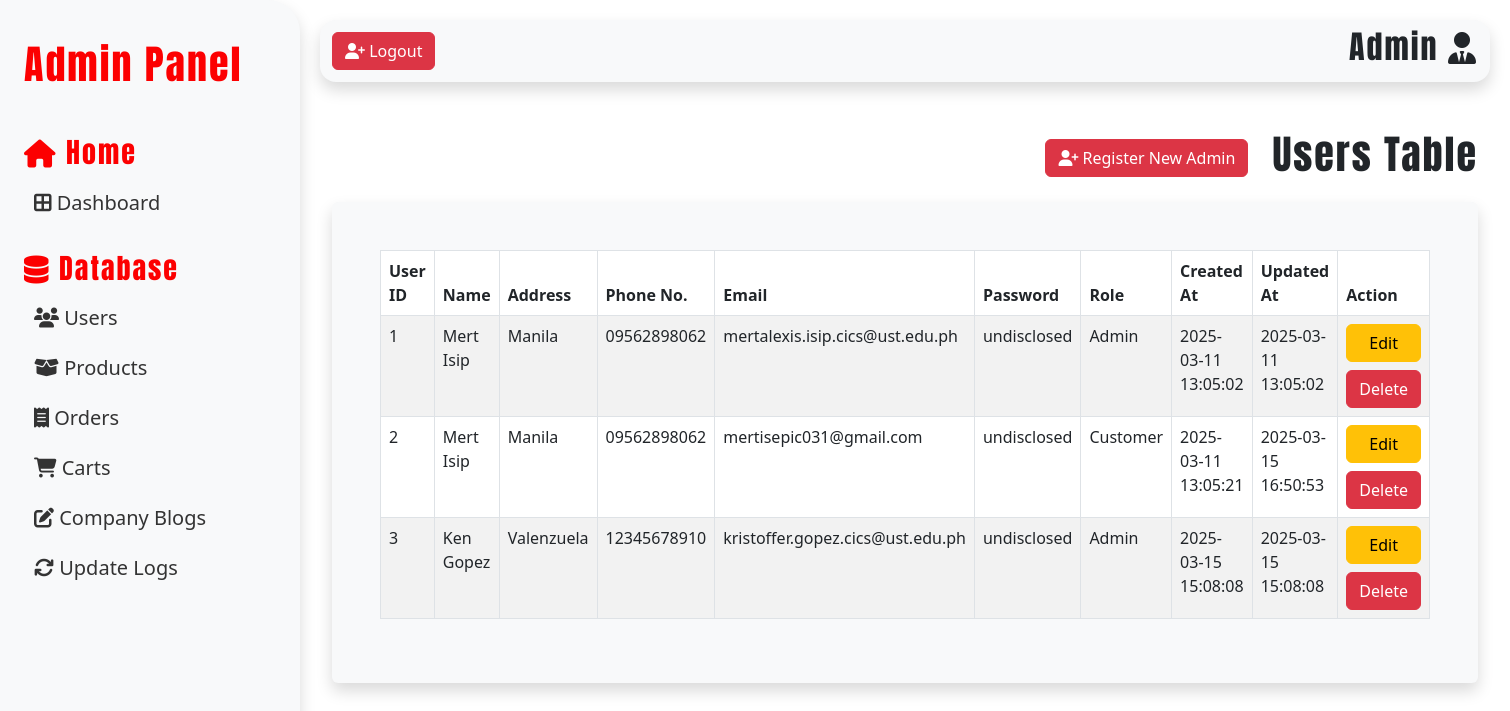
Before: /src/adminIndex.php?page=users (signed in) with the older database file.
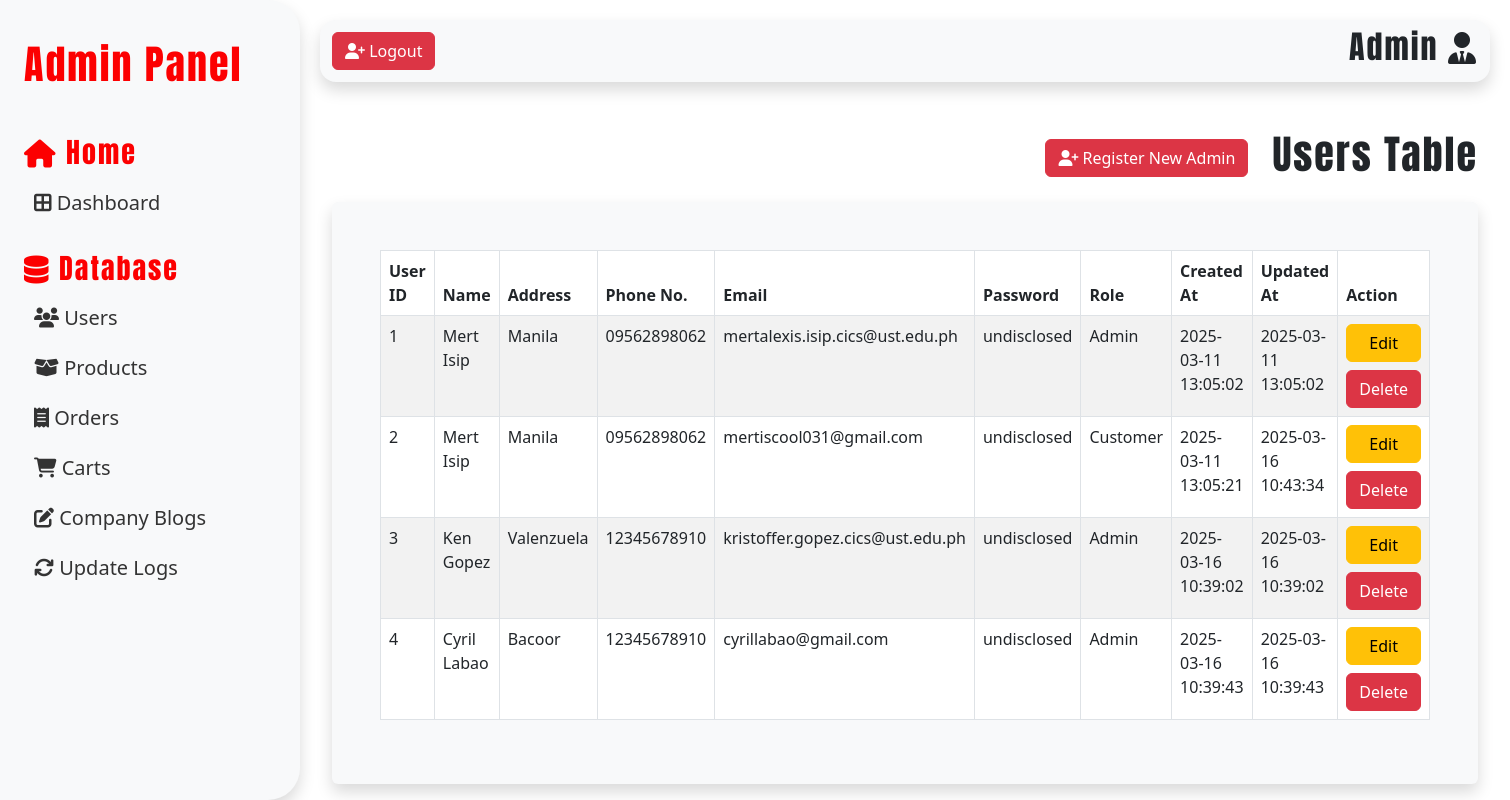
After: the same page with the newer database file.
### tables this page shows
CREATE TABLE `users_tbl` (
  `userID` int(11) NOT NULL AUTO_INCREMENT,
  `userFname` varchar(50) NOT NULL,
  `userLname` varchar(50) NOT NULL,
  `userAdd` varchar(100) NOT NULL,
  `userPhone` varchar(11) NOT NULL,
  `userEmail` varchar(50) NOT NULL,
  `userPass` varchar(50) NOT NULL,
  `roleID` int(11) NOT NULL,
  `otp` int(11) NOT NULL,
  `status` varchar(50) NOT NULL,
  `createdAt` datetime NOT NULL DEFAULT current_timestamp(),
  `updatedAt` datetime NOT NULL DEFAULT current_timestamp(),
  PRIMARY KEY (`userID`),
  UNIQUE KEY `userEmail` (`userEmail`),
  KEY `userRoleFK` (`roleID`) USING BTREE,
  CONSTRAINT `userRoleFK` FOREIGN KEY (`roleID`) REFERENCES `roles_tbl` (`roleID`) ON DELETE NO ACTION ON UPDATE NO ACTION
);

CREATE TABLE `roles_tbl` (
  `roleID` int(11) NOT NULL AUTO_INCREMENT,
  `roleName` varchar(50) NOT NULL,
  `createdAt` datetime NOT NULL DEFAULT current_timestamp(),
  `updatedAt` datetime NOT NULL DEFAULT current_timestamp(),
  PRIMARY KEY (`roleID`),
  UNIQUE KEY `roleName` (`roleName`)
);

### src/adminPages/usersTable.php (the view, shortened to what this page needs)
<?php
require_once 'weltz_dbconnect.php';
$usersSQL = "SELECT users_tbl.userID, users_tbl.userFname, users_tbl.userLname, users_tbl.userAdd, users_tbl.userPhone, users_tbl.userEmail, users_tbl.userPass, roles_tbl.roleName AS role, users_tbl.createdAt, users_tbl.updatedAt
            FROM users_tbl
            JOIN roles_tbl ON users_tbl.roleID = roles_tbl.roleID";
$usersSQLResult = $conn->query($usersSQL);
?>
<div class="userTableHeader mb-3 d-flex justify-content-end align-items-center gap-3">
    <button type="button" id="sidebarCollapse" class="btn btn-danger me-2" data-bs-toggle="modal" data-bs-target="#regNewAdmin">
        <i class="fa-solid fa-user-plus"></i> Register New Admin
    </button>
    <h1>Users Table</h1>
</div>
<div class="container-fluid bg-light p-5 rounded shadow">
    <table id="myTable" class="table table-bordered table-striped">
        <thead>
            <tr>
                <th>User ID</th>
                <th>Name</th>
                <th>Address</th>
                <th>Phone No.</th>
                <th>Email</th>
                <th>Password</th>
                <th>Role</th>
                <th>Created At</th>
                <th>Updated At</th>
                <th>Action</th>
            </tr>
        </thead>
        <tbody>
            <?php
            if ($usersSQLResult->num_rows > 0) {
                while ($row = $usersSQLResult->fetch_assoc()) {
            ?>
                    <tr>
                        <td><?php echo $row['userID'] ?></td>
                        <td><?php echo  $row['userFname'] . " " . $row['userLname'] ?></td>
                        <td><?php echo  $row['userAdd'] ?></td>
                        <td><?php echo  $row['userPhone'] ?></td>
                        <td><?php echo  $row['userEmail'] ?></td>
                        <td>undisclosed</td>
                        <td><?php echo  $row['role'] ?></td>
                        <td><?php echo  $row['createdAt'] ?></td>
                        <td><?php echo  $row['updatedAt'] ?></td>
                        <td>
                            <div class='d-grid gap-2'>
                                <button class='editUserBtn btn btn-warning' data-bs-toggle="modal" data-bs-target="#editUser">Edit</button>
                                <button class='delUserBtn btn btn-danger' data-bs-toggle="modal" data-bs-target="#deleteUserModal">Delete</button>
                            </div>
                        </td>
                    </tr>
                <?php
                }
            } else {
                ?>
                <h1 class="text-center">No users found</h1>
            <?php
            }
            ?>
        </tbody>
    </table>
</div>

### src/adminIndex.php (shortened to what this page needs)
<!DOCTYPE html>
<html lang="en">
<head>
  <link rel="stylesheet" href="styles.css">
  <link rel="stylesheet" href="adminPages/adminDashboard.css">
  <?php require_once 'cssLibraries.php' ?>
</head>
<body class="adminPanel">
  <nav id="sidebar" class="bg-light p-4 shadow rounded-end-5">
    <div class="sidebar-header mb-5 mt-3">
      <h1>Admin Panel</h1>
    </div>
    <div class="mb-4">
      <div class="sidebar-header">
        <h3><i class="fa-solid fa-house"></i> Home</h3>
      </div>
      <ul class="list-unstyled components">
        <li>
          <a class="fs-5" href="?page=dashboard"><i class="fa-solid fa-border-all"></i> Dashboard</a>
        </li>
      </ul>
    </div>
    <div>
      <div class="sidebar-header">
        <h3><i class="fa-solid fa-database"></i> Database</h3>
      </div>
      <ul class="list-unstyled components">
        <li>
          <a class="fs-5" href="?page=users"><i class="fa-solid fa-users"></i> Users</a>
        </li>
        <li>
          <a class="fs-5" href="?page=products"><i class="fa-solid fa-box-open"></i> Products</a>
        </li>
        <li>
          <a class="fs-5" href="?page=orders"><i class="fa-solid fa-receipt"></i> Orders</a>
        </li>
        <li>
          <a class="fs-5" href="?page=carts"><i class="fa-solid fa-cart-shopping"></i> Carts</a>
        </li>
        <li>
          <a class="fs-5" href="?page=blogs"><i class="fa-solid fa-pen-to-square"></i> Company Blogs</a>
        </li>
        <li>
          <a class="fs-5" href="?page=logs"><i class="fa-solid fa-arrows-rotate"></i> Update Logs</a>
        </li>
      </ul>
    </div>
  </nav>
  <div class="container-fluid" id="adminContent">
    <nav id="adminHeader" class="navbar navbar-expand-lg navbar-light bg-light mb-5 rounded-4 shadow">
      <div class="container-fluid">
        <form id="logoutUserForm" method="POST">
          <button type="submit" class="btn btn-danger">
            <i class="fa-solid fa-user-plus"></i> Logout
          </button>
        </form>
        <h2 class="ml-3">Admin <i class="fa-solid fa-user-tie"></i></h2>
      </div>
    </nav>
    <div class="container-fluid">
      <?php
      $page = 'dashboard';
      if (isset($_GET['page'])) {
        $page = $_GET['page'];
      }
      switch ($page) {
        case 'users':
          include 'adminPages/usersTable.php';
          break;
      }
      ?>
    </div>
  </div>
</body>
</html>

### src/cssLibraries.php (shortened to what this page needs)
<link href="https://cdn.jsdelivr.net/npm/bootstrap@5.3.3/dist/css/bootstrap.min.css" rel="stylesheet">
<link rel="stylesheet" href="https://cdnjs.cloudflare.com/ajax/libs/font-awesome/6.7.2/css/all.min.css" />
<link rel="stylesheet" href="https://cdnjs.cloudflare.com/ajax/libs/twitter-bootstrap/5.3.0/css/bootstrap.min.css">
<link rel="stylesheet" href="https://cdn.datatables.net/2.2.2/css/dataTables.bootstrap5.css">

### src/styles.css (style rules this page uses)
* { padding: 0; margin: 0; box-sizing: border-box; }
html { scroll-behavior: smooth; }
body { background-color: white; color: #231f20; font-family: 'Bebas Neue', sans-serif; }
h1, h2, h3 { font-family: 'Anton', sans-serif; letter-spacing: 2px; }
.adminPanel { display: flex; }
#sidebar { min-width: 300px; max-width: 300px; height: 100vh; color: #fc0001; top: 0; position: sticky; }
#adminContent { width: 100%; padding: 20px; }
.components { padding: 0; list-style: none; }
.components li { padding: 10px; }
.components a { color: #333; display: block; text-decoration: none; font-size: 1.2rem; transition: color 0.3s ease-in-out, transform 0.3s ease-in-out; }
#adminHeader { top: 0; position: sticky; }

Changed rows visible on the page:
changed users_tbl "Customer": userEmail "mertisepic031@gmail.com" → "mertiscool031@gmail.com"; updatedAt "2025-03-15 16:50:53" → "2025-03-16 10:43:34"
changed users_tbl "Ken": createdAt "2025-03-15 15:08:08" → "2025-03-16 10:39:02"; updatedAt "2025-03-15 15:08:08" → "2025-03-16 10:39:02"
added users_tbl: userID "4", userFname "Cyril", userLname "Labao", userAdd "Bacoor", userPhone "12345678910", userEmail "cyrillabao@gmail.com", roleID.roleName "Admin", createdAt "2025-03-16 10:39:43", updatedAt "2025-03-16 10:39:43"
